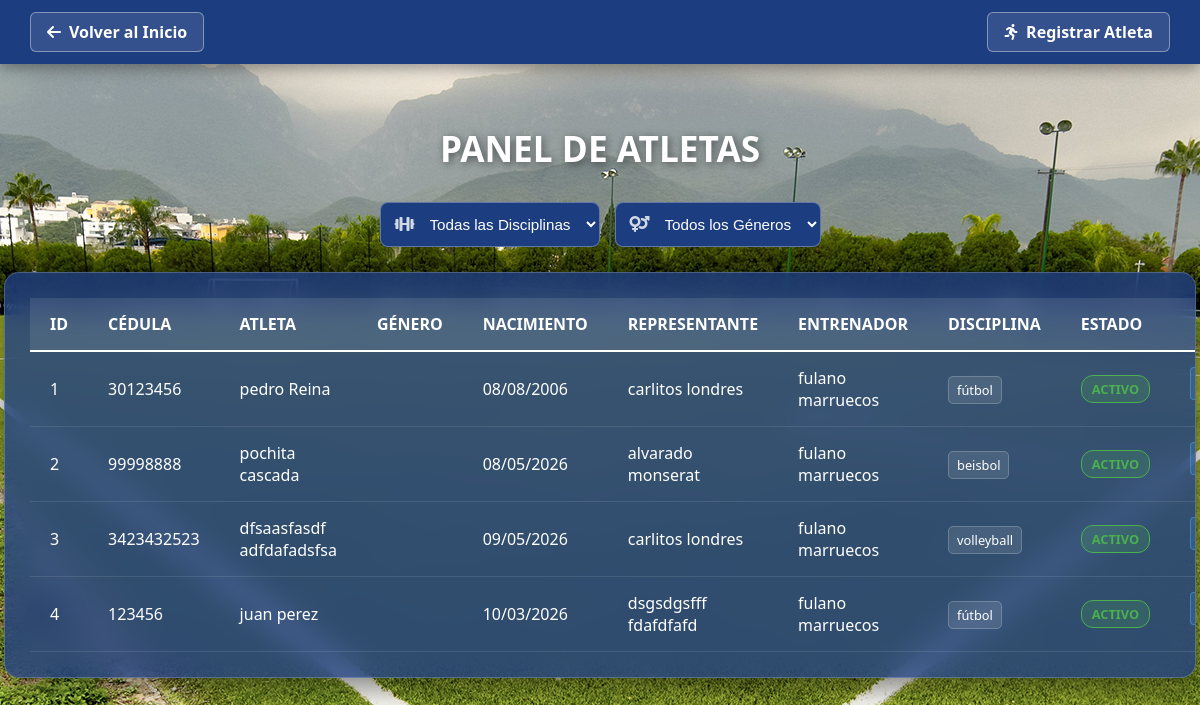
The app's page /vista/ver_atletas.php, older data.
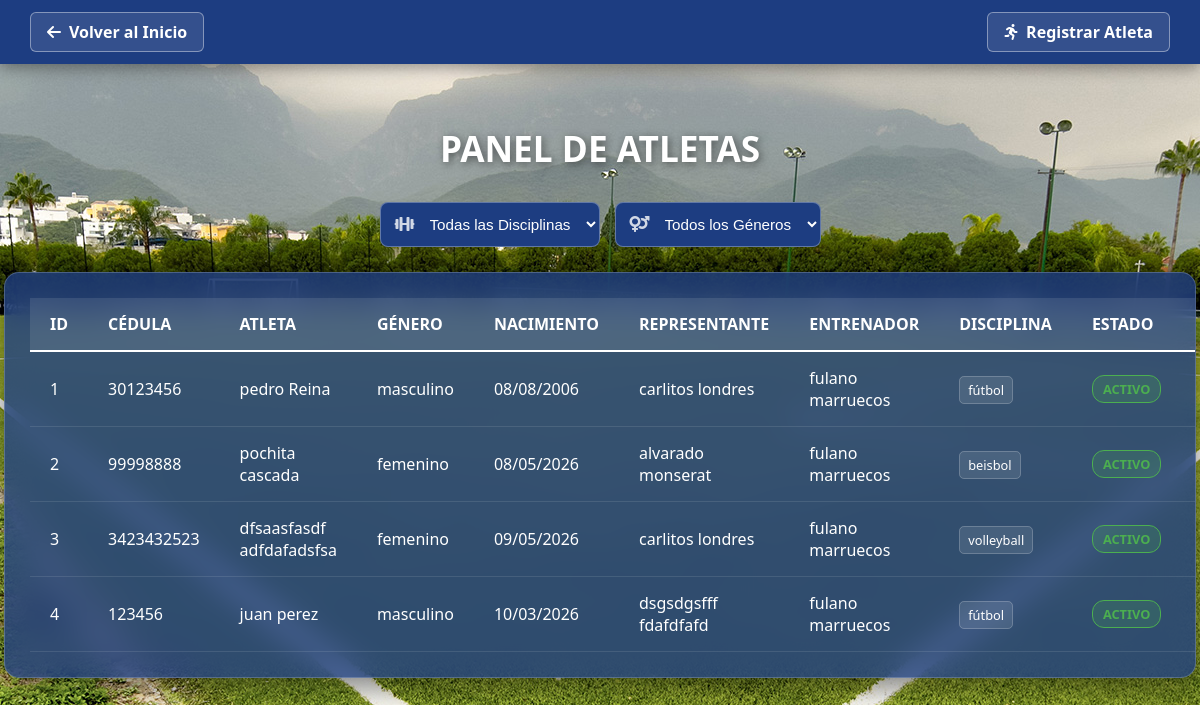
The same page, newer data.
### tables this page shows
CREATE TABLE `atletas` (
  `id` int(11) NOT NULL,
  `cedula` varchar(20) NOT NULL,
  `nombre` varchar(100) NOT NULL,
  `apellido` varchar(100) NOT NULL,
  `fecha_nacimiento` date DEFAULT NULL,
  `genero` enum('masculino','femenino') NOT NULL,
  `estado` enum('activo','inactivo','suspendido') NOT NULL,
  `representante_id` int(150) NOT NULL,
  `entrenador_id` int(11) NOT NULL,
  `disciplina_id` int(11) NOT NULL
);

CREATE TABLE `representantes` (
  `id` int(150) NOT NULL,
  `cedula` varchar(20) NOT NULL,
  `nombre` varchar(100) NOT NULL,
  `apellido` varchar(100) NOT NULL,
  `telefono` varchar(30) NOT NULL,
  `correo` varchar(100) NOT NULL,
  `direccion` text NOT NULL
);

CREATE TABLE `entrenadores` (
  `id` int(11) NOT NULL,
  `cedula` varchar(20) NOT NULL,
  `nombre` varchar(100) NOT NULL,
  `apellido` varchar(100) NOT NULL,
  `disciplina_id` int(11) DEFAULT NULL,
  `telefono` varchar(20) DEFAULT NULL,
  `correo` varchar(100) DEFAULT NULL,
  `estado` enum('activo','inactivo') NOT NULL
);

CREATE TABLE `disciplinas` (
  `id` int(11) NOT NULL,
  `nombre_disciplina` varchar(50) NOT NULL
);

### controlador/controlador_atletas.php (called while the page is built, shortened)
<?php
require_once 'conexion.php';
$sql = "SELECT
            a.id,
            a.cedula,
            a.nombre,
            a.apellido,
            a.genero,
            a.fecha_nacimiento,
            a.estado,
            r.nombre AS nombre_rep,
            r.apellido AS apellido_rep,
            e.nombre AS nombre_ent,
            e.apellido AS apellido_ent,
            d.nombre_disciplina AS disciplina
        FROM atletas a
        INNER JOIN representantes r ON a.representante_id = r.id
        INNER JOIN entrenadores e ON a.entrenador_id = e.id
        INNER JOIN disciplinas d ON a.disciplina_id = d.id WHERE 1=1";
$stmt = $conexion->prepare($sql);
$stmt->execute();
$resultado = $stmt->get_result();
?>

### vista/ver_atletas.php (the view, shortened to what this page needs)
<?php
require_once '../controlador/controlador_atletas.php';
?>
<!DOCTYPE html>
<html lang="es">
<head>
    <link rel="stylesheet" href="../estilo/style8.css">
    <link rel="stylesheet" href="https://cdnjs.cloudflare.com/ajax/libs/font-awesome/6.0.0/css/all.min.css">
</head>
<body>
    <header class="main-header">
        <div class="header-container">
            <a href="../vista/inicio.php" class="btn-back">
                <i class="fas fa-arrow-left"></i> Volver al Inicio
            </a>
            <a href="registrar_atletas.php" class="btn-back">
                <i class="fas fa-running"></i> Registrar Atleta
            </a>
        </div>
    </header>
    <main class="central-container">
        <h1 class="main-title">Panel de Atletas</h1>
        <form method="GET" action="" class="filter-form" style="display: flex; gap: 15px; justify-content: center; margin-bottom: 25px; flex-wrap: wrap;">
            <div class="input-group" style="position: relative; margin-bottom: 0; min-width: 200px;">
                <i class="fas fa-dumbbell" style="position: absolute; left: 15px; top: 50%; transform: translateY(-50%); color: rgba(255, 255, 255, 0.8); z-index: 1;"></i>
                <select name="disciplina" onchange="this.form.submit()" style="width: 100%; padding: 12px 12px 12px 45px; background: #1D3D81; border: 1px solid rgba(255, 255, 255, 0.3); border-radius: 8px; color: white; outline: none; box-sizing: border-box; font-size: 0.95rem; cursor: pointer;">
                    <option value="" style="background: #1D3D81; color: white;">Todas las Disciplinas</option>
                </select>
            </div>
            <div class="input-group" style="position: relative; margin-bottom: 0; min-width: 200px;">
                <i class="fas fa-venus-mars" style="position: absolute; left: 15px; top: 50%; transform: translateY(-50%); color: rgba(255, 255, 255, 0.8); z-index: 1;"></i>
                <select name="genero" onchange="this.form.submit()" style="width: 100%; padding: 12px 12px 12px 45px; background: #1D3D81; border: 1px solid rgba(255, 255, 255, 0.3); border-radius: 8px; color: white; outline: none; box-sizing: border-box; font-size: 0.95rem; cursor: pointer;">
                    <option value="" style="background: #1D3D81; color: white;">Todos los Géneros</option>
                </select>
            </div>
        </form>
        <div class="glass-table-container">
            <?php if ($resultado && $resultado->num_rows > 0): ?>
                <table class="user-table">
                    <thead>
                        <tr>
                            <th>ID</th>
                            <th>Cédula</th>
                            <th>Atleta</th>
                            <th>Género</th>
                            <th>Nacimiento</th>
                            <th>Representante</th>
                            <th>Entrenador</th>
                            <th>Disciplina</th>
                            <th>Estado</th>
                            <th style="text-align: center;">Acciones</th>
                        </tr>
                    </thead>
                    <tbody>
                        <?php while($row = $resultado->fetch_assoc()): ?>
                            <tr>
                                <td><?php echo $row['id']; ?></td>
                                <td><?php echo htmlspecialchars($row['cedula']); ?></td>
                                <td><?php echo htmlspecialchars($row['nombre'] . " " . $row['apellido']); ?></td>
                                <td><?php echo htmlspecialchars($row['genero']); ?></td>
                                <td><?php echo date('d/m/Y', strtotime($row['fecha_nacimiento'])); ?></td>
                                <td><?php echo htmlspecialchars($row['nombre_rep'] . " " . $row['apellido_rep']); ?></td>
                                <td><?php echo htmlspecialchars($row['nombre_ent'] . " " . $row['apellido_ent']); ?></td>
                                <td><span class="badge-disciplina"><?php echo htmlspecialchars($row['disciplina']); ?></span></td>
                                <td>
                                    <?php $clase = ($row['estado'] == 'activo') ? 'estado-activo' : 'estado-inactivo'; ?>
                                    <span class="badge-estado <?php echo $clase; ?>"><?php echo ucfirst($row['estado']); ?></span>
                                </td>
                                <td class="action-cell">
                                    <a href="editar_atleta.php?id=<?php echo $row['id']; ?>" class="btn-table edit">
                                    </a>
                                </td>
                            </tr>
                        <?php endwhile; ?>
                    </tbody>
                </table>
            <?php endif; ?>
        </div>
    </main>
</body>
</html>

### estilo/style8.css (style rules this page uses)
body { margin: 0; padding: 0; font-family: 'Segoe UI', sans-serif; background-image: url('../estilo/background_cancha.jpg'); background-size: cover; background-position: center; background-attachment: fixed; min-height: 100vh; }
.main-header { background-color: #1D3D81; width: 100%; padding: 12px 0; position: fixed; top: 0; z-index: 1000; box-shadow: 0 4px 15px rgba(0,0,0,0.4); }
.header-container { display: flex; justify-content: space-between; align-items: center; padding: 0 30px; }
.btn-back { background: rgba(255, 255, 255, 0.1); color: white; text-decoration: none; padding: 8px 16px; border-radius: 6px; border: 1px solid rgba(255, 255, 255, 0.4); font-weight: 600; transition: 0.3s; display: flex; align-items: center; gap: 8px; }
.central-container { padding-top: 100px; padding-bottom: 40px; display: flex; flex-direction: column; align-items: center; }
.main-title { color: white; font-size: 2.2rem; text-transform: uppercase; text-shadow: 2px 2px 8px rgba(0,0,0,0.5); margin-bottom: 30px; }
.glass-table-container { background: rgba(29, 61, 129, 0.8); backdrop-filter: blur(15px); -webkit-backdrop-filter: blur(15px); border: 1px solid rgba(255, 255, 255, 0.2); border-radius: 15px; padding: 25px; width: 95%; max-width: 1300px; box-shadow: 0 10px 30px rgba(0,0,0,0.5); overflow-x: auto; margin: 0 auto; }
.user-table { width: 100%; border-collapse: collapse; color: white; text-align: left; }
.user-table thead tr { background-color: rgba(255, 255, 255, 0.1); border-bottom: 2px solid white; }
.user-table th { padding: 15px 20px; color: #FFFFFF; font-weight: bold; text-transform: uppercase; }
.user-table td { padding: 15px 20px; }
.user-table tbody tr { border-bottom: 1px solid rgba(255, 255, 255, 0.1); transition: background 0.3s; }
.action-cell { display: flex; gap: 10px; justify-content: center; align-items: center; }
.badge-estado { padding: 4px 10px; border-radius: 12px; font-size: 0.8rem; font-weight: bold; text-transform: uppercase; display: inline-block; }
.estado-activo { background: rgba(76, 175, 80, 0.2); color: #4caf50; border: 1px solid #4caf50; }
.badge-disciplina { background: rgba(255, 255, 255, 0.1); padding: 4px 8px; border-radius: 5px; font-size: 0.8rem; border: 1px solid rgba(255, 255, 255, 0.2); color: #fff; }
.btn-table, .btn-activar, .btn-inactivar { text-decoration: none; padding: 6px 14px; border-radius: 4px; font-size: 0.85rem; font-weight: 600; display: inline-flex; align-items: center; gap: 6px; transition: all 0.3s ease; border: 1px solid transparent; }
.btn-table.edit { background: rgba(77, 184, 255, 0.15); color: #4db8ff; border-color: rgba(77, 184, 255, 0.4); }

Row changes from the older to the newer data that the page shows:
changed atletas "pedro Reina": genero (not shown) → "masculino"
changed atletas "pochita cascada": genero (not shown) → "femenino"
changed atletas "dfsaasfasdf adfdafadsfsa": genero (not shown) → "femenino"
changed atletas "juan perez": genero (not shown) → "masculino"
